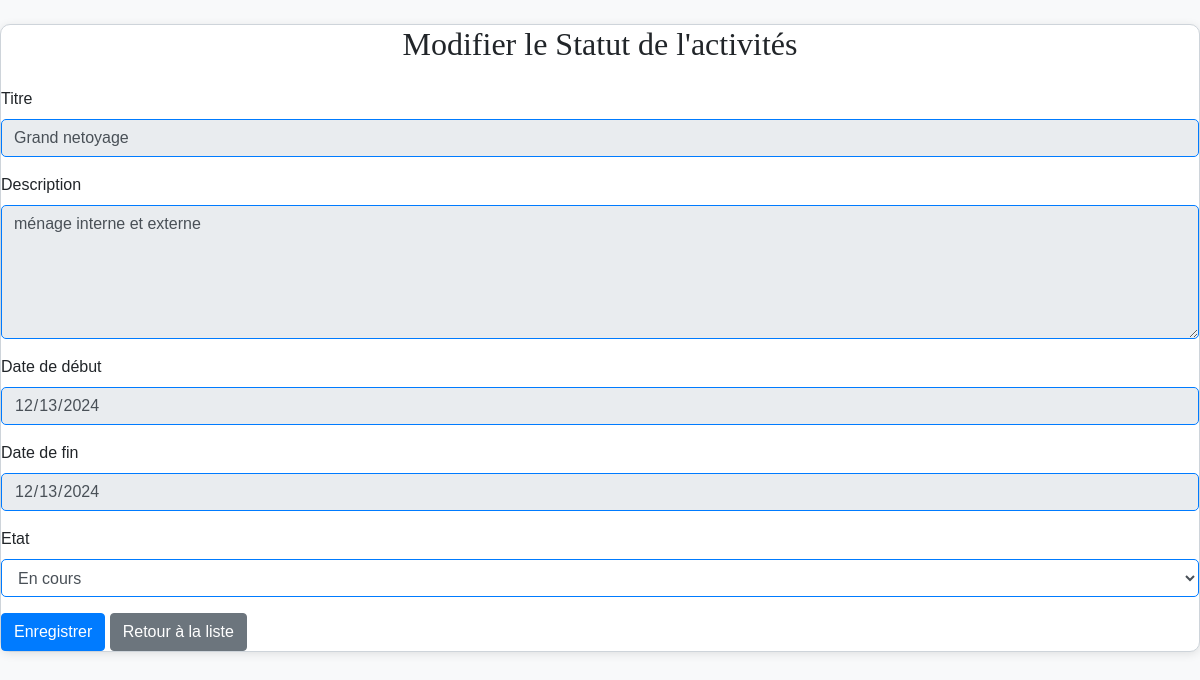
Page /templetes/modif_statut.php?id=49 on the committed database.
### tables this page shows
CREATE TABLE IF NOT EXISTS `tasks` (
  `id` int NOT NULL AUTO_INCREMENT,
  `title` varchar(100) NOT NULL,
  `description` text NOT NULL,
  `date_debut` date DEFAULT NULL COMMENT 'Date de début de la tâche',
  `date_fin` date DEFAULT NULL COMMENT 'Date de fin de la tâche',
  `status` enum('proposee','envoyee','compiled','validee','terminee') DEFAULT 'proposee',
  `etat` enum('Non démarrée','En cours','Non terminée','Terminée') DEFAULT 'Non démarrée',
  `assigned_to` varchar(50) DEFAULT NULL,
  `duree` int DEFAULT NULL COMMENT 'Durée en jours',
  `periode_activite` varchar(20) DEFAULT NULL COMMENT 'T1, T2, T3, T4',
  `valeurs_cibles` json DEFAULT NULL COMMENT 'Valeurs par trimestre ou KPI',
  `created_at` timestamp NULL DEFAULT CURRENT_TIMESTAMP,
  `updated_at` timestamp NULL DEFAULT CURRENT_TIMESTAMP ON UPDATE CURRENT_TIMESTAMP,
  `notification_seen` tinyint(1) DEFAULT '0',
  `notification_seen_proposed` tinyint(1) DEFAULT '0',
  `notification_seen_completed` tinyint(1) DEFAULT '0',
  `notification_seen_validated` tinyint(1) DEFAULT '0',
  PRIMARY KEY (`id`),
  KEY `assigned_to` (`assigned_to`)
);

### templetes/modif_statut.php (the view, shortened to what this page needs)
<?php
include '../includes/db_connect.php';
if (isset($_GET['id'])) {
    $taskId = $_GET['id'];
    $sql = "SELECT * FROM tasks WHERE id = ?";
    if ($stmt = $conn->prepare($sql)) {
        $stmt->bind_param("i", $taskId);
        $stmt->execute();
        $result = $stmt->get_result();
        if ($result->num_rows > 0) {
            $tache = $result->fetch_assoc();
        } else {
            echo "Tâche non trouvée.";
            exit;
        }
    } else {
        echo "Erreur lors de la récupération de la tâche.";
        exit;
    }
} else {
    echo "ID de tâche manquant.";
    exit;
}
?>
<!DOCTYPE html>
<html lang="fr">
<head>
    <link rel="stylesheet" href="https://stackpath.bootstrapcdn.com/bootstrap/4.5.2/css/bootstrap.min.css">
</head>
<body>
<div class="form-container mt-4">
    <h2 class="text-center mb-4">Modifier le Statut de l'activités</h2>
    <form id="taskForm" method="POST" action="modif_statut.php">
        <div class="form-group">
            <label for="taskTitle">Titre</label>
            <input type="text" class="form-control" id="taskTitle" value="<?php echo htmlspecialchars($tache['title']); ?>" disabled>
        </div>
        <div class="form-group">
            <label for="taskDescription">Description</label>
            <textarea class="form-control" id="taskDescription" rows="5" disabled><?php echo htmlspecialchars($tache['description']); ?></textarea>
        </div>
        <div class="form-group">
            <label for="taskDeadline">Date de début</label>
            <input type="date" class="form-control" id="taskDeadline" value="<?php echo htmlspecialchars($tache['date_debut']); ?>" disabled>
        </div>
        <div class="form-group">
            <label for="taskCompletionDate">Date de fin</label>
            <input type="date" class="form-control" id="taskCompletionDate" value="<?php echo htmlspecialchars($tache['date_fin']); ?>" disabled>
        </div>
        <div class="form-group">
            <label for="statut">Etat</label>
            <select class="form-control" id="statut" name="etat" required>
                <option value="en_cours" <?php echo $tache['etat'] == 'en_cours' ? 'selected' : ''; ?>>En cours</option>
            </select>
        </div>
        <button type="submit" class="btn btn-primary">Enregistrer</button>
        <a href="?page=taches_faire" class="btn btn-secondary">Retour à la liste</a>
    </form>
</div>
</body>
</html>

### templetes/modif_statut.php (style rules this page uses)
body { font-family: 'Arial', sans-serif; background-color: #f8f9fa; }
.form-container { background-color: #ffffff; border: 1px solid #ced4da; border-radius: 10px; box-shadow: 0 2px 10px rgba(0, 0, 0, 0.1); }
h2 { font-family: "Imprint MT Shadow"; }
.form-control { border: 1px solid #007bff; border-radius: 5px; }
.btn-primary { background-color: #007bff; border-color: #007bff; }
h2 { font-family: "Imprint MT Shadow"; text-align: center; margin-bottom: 20px; }

### rows in the picture
tasks: title "Grand netoyage", description "ménage interne et externe", date_debut "12/13/2024", date_fin "12/13/2024"
